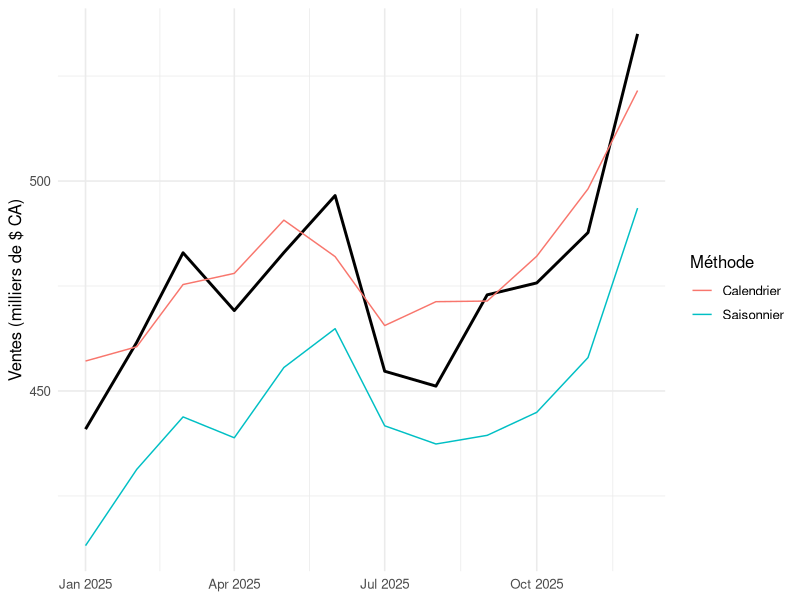

Generate this figure with R:
## ---- chunk 1
#| include: false
racines <- c(".", "modules/atelier-03-series-chronologiques")
racine <- racines[file.exists(file.path(racines, "data/ventes_saisonnieres_quebec.csv"))][1]
stopifnot(!is.na(racine))
knitr::opts_knit$set(root.dir = normalizePath(racine))
## ---- chunk 2
#| label: preparation-transfert-labo03
library(tidyverse)
ventes <- read_csv("data/ventes_saisonnieres_quebec.csv", show_col_types = FALSE) |>
  mutate(date = as.Date(date)) |> arrange(date) |>
  mutate(indice = row_number(), mois = factor(lubridate::month(date), levels = 1:12))
stopifnot(nrow(ventes) == 72L, !anyNA(ventes[c("date", "ventes")]),
          !anyDuplicated(ventes$date),
          identical(ventes$date, seq.Date(as.Date("2020-01-01"), by = "month", length.out = 72)))
apprentissage <- ventes |> slice_head(n = 60)
validation <- ventes |> slice_tail(n = 12)
futur <- tibble(date = seq.Date(as.Date("2025-01-01"), by = "month", length.out = 12),
                indice = 61:72, mois = factor(1:12, levels = 1:12))
stopifnot(identical(futur$date, validation$date))
## ---- chunk 3
#| label: transfert-labo03-previsions
# Ajuster sur 2020-2024 et construire les prévisions avant les observations de 2025.
modele_calendrier <- lm(ventes ~ indice + mois, data = apprentissage,
                        contrasts = list(mois = "contr.treatment"))
previsions <- futur |>
  mutate(Calendrier = as.numeric(predict(modele_calendrier, newdata = futur)),
         Saisonnier = tail(apprentissage$ventes, 12))
evaluation <- previsions |>
  left_join(validation |> select(date, observe = ventes), by = "date") |>
  pivot_longer(c(Calendrier, Saisonnier), names_to = "methode", values_to = "prevision") |>
  mutate(erreur = observe - prevision)
evaluation |> group_by(methode) |>
  summarise(ME = mean(erreur), MAE = mean(abs(erreur)),
            RMSE = sqrt(mean(erreur^2)), .groups = "drop")
## ---- chunk 4
#| label: transfert-labo03-graphique
#| fig-width: 9
#| fig-height: 4.2
ggplot(evaluation, aes(date)) +
  geom_line(aes(y = observe / 1000), colour = "black", linewidth = 1) +
  geom_line(aes(y = prevision / 1000, colour = methode)) +
  labs(x = NULL, y = "Ventes (milliers de $ CA)", colour = "Méthode") +
  theme_minimal(base_size = 12)
## ---- chunk 5
#| label: transfert-labo03-couts
# Un scénario pédagogique, défini avant de calculer les erreurs.
couts_previsions <- evaluation |>
  mutate(cout_fictif = 1.5 * pmax(erreur, 0) + 0.4 * pmax(-erreur, 0)) |>
  group_by(methode) |>
  summarise(MAE = mean(abs(erreur)), cout_total = sum(cout_fictif), .groups = "drop")
couts_previsions
# Comparaison rétrospective à un objectif, pas une nouvelle prévision.
budget_retro <- validation |>
  mutate(ecart_objectif = ventes - budget_cible,
         cout_fictif = 1.5 * pmax(ecart_objectif, 0) + 0.4 * pmax(-ecart_objectif, 0)) |>
  summarise(MAE_ecart_objectif = mean(abs(ecart_objectif)),
            cout_total = sum(cout_fictif), mois_au_dessus = sum(ecart_objectif > 0))
budget_retro
## ---- chunk 6
#| label: transfert-labo03-intervalles
intervalle <- predict(modele_calendrier, newdata = futur,
                      interval = "prediction", level = 0.95)
verif_intervalle <- tibble(date = futur$date, observe = validation$ventes,
  fit = intervalle[, "fit"], inf = intervalle[, "lwr"], sup = intervalle[, "upr"]) |>
  mutate(dans_intervalle = observe >= inf & observe <= sup)
verif_intervalle |> summarise(mois_couverts = sum(dans_intervalle), mois = n())
## ---- chunk 7
#| label: pratique-cout-asymetrique
exemple <- tibble(methode = rep(c("A", "B"), each = 2),
                  erreur = c(10, 0, -6, -6)) |>
  group_by(methode) |>
  summarise(MAE = mean(abs(erreur)),
            cout_total = sum(18 * pmax(erreur, 0) + 5 * pmax(-erreur, 0)),
            .groups = "drop")
exemple
